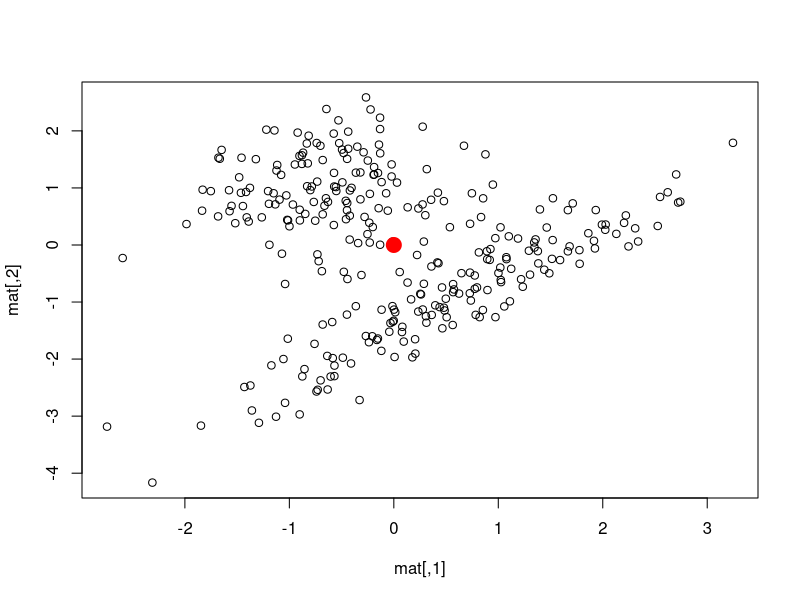
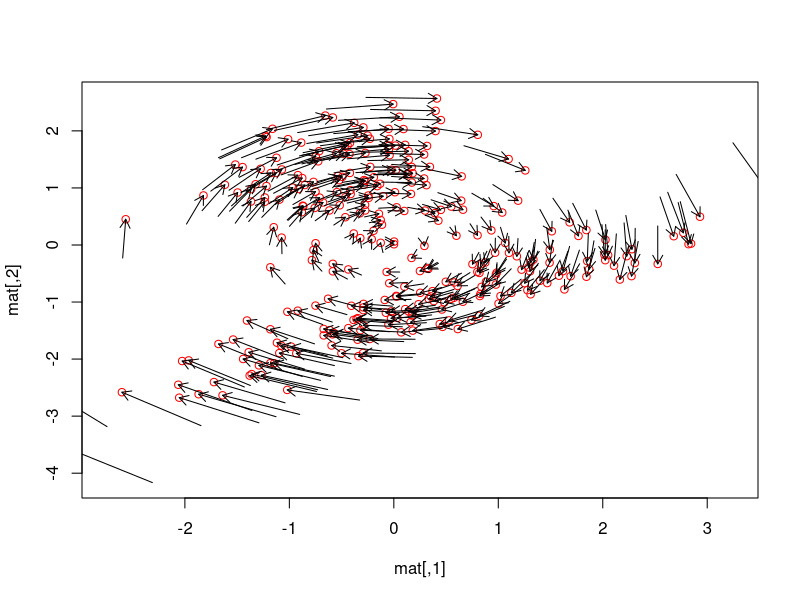
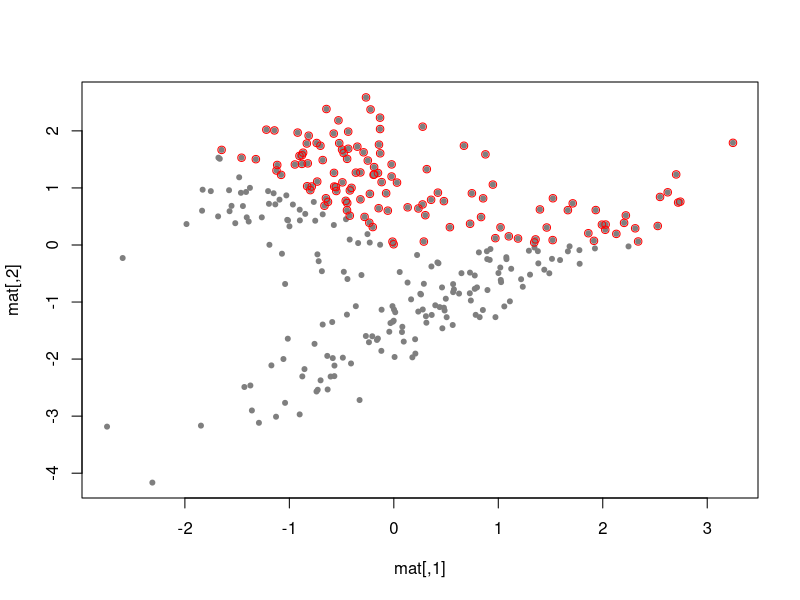
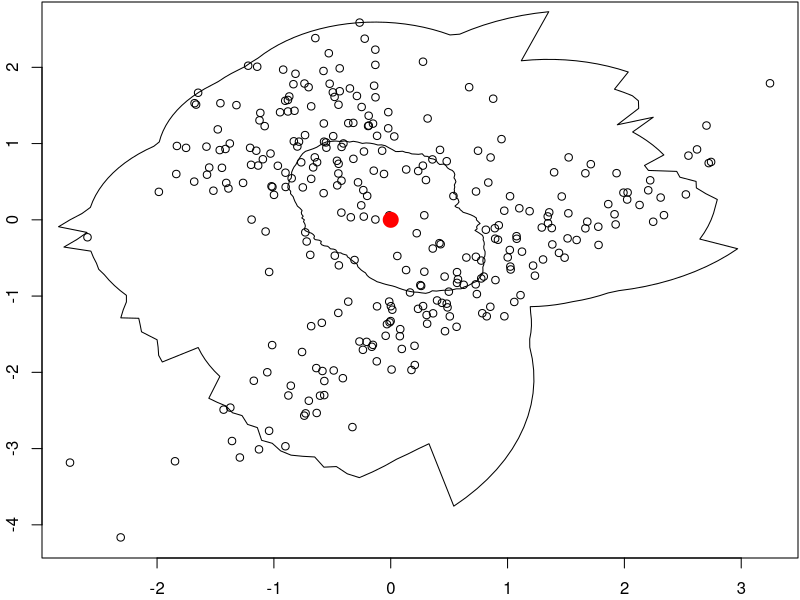
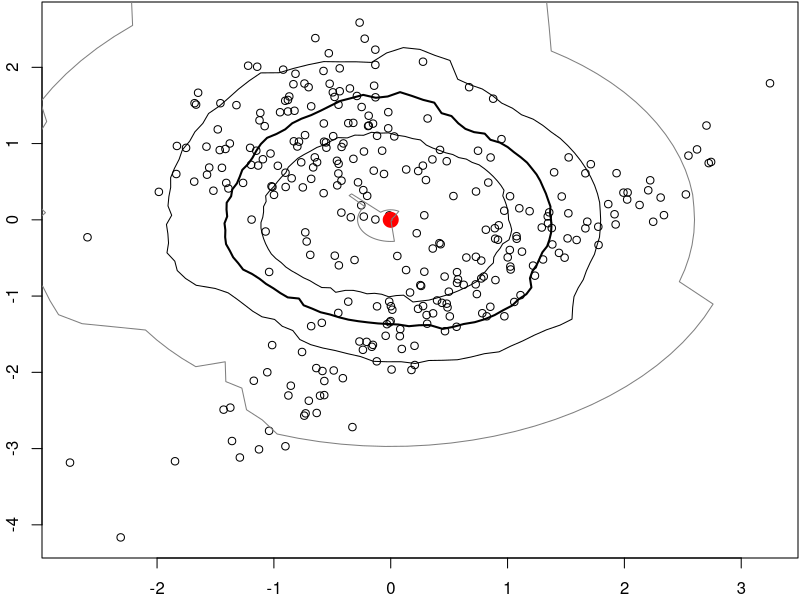

Write R code to recreate these figures, in order.
library(MASS)
# Generate mixture of 2 correlated normals
set.seed(141079)

mat <- rbind(
  mvrnorm(150, c(1, 1), matrix(c(1, 0.9, 0.9, 1), nrow = 2, byrow = T)),
  mvrnorm(150, c(0, 3), matrix(c(0.5, 0, 0, 0.5), nrow = 2, byrow = T))
)

mat <- scale(mat, scale = F)

plot(mat)
points(0, 0, col = "red", cex = 3, pch = 20)

proj <- function(data, theta) {
  pmat <- matrix(c(cos(theta), -sin(theta), 
           sin(theta), cos(theta)), byrow = T, nrow = 2)
  data %*% pmat
}

section <- function(data, theta, width = pi / 12, rotate = T) {
  data_angle <- atan2(data[, 2], data[, 1])
  
  distance <- atan2(sin(data_angle - theta), cos(data_angle - theta))
  in_range <- data[distance > (width / 2), , drop = FALSE]
  
  if (!rotate) return(in_range)
  
  sqrt(rowSums(in_range ^ 2))
}


# Clockwise bivariate bag plot -----------------------------------------------
plot(mat, type = "n")
pmat <- proj(mat, pi / 12) 
points(pmat, col = "red")
arrows(mat[, 1], mat[, 2], pmat[, 1], pmat[, 2], length = 0.1)


# Only need to go to pi because have upper and lower fourths
angles <- seq(0, pi, length = 100) 
projs <- lapply(angles, proj, data = mat)

stats <- data.frame(
  angle = angles,
  t(sapply(projs, function(x) boxplot.stats(x[, 1])$stats))
)

pdf("images/2d-clockwise.pdf", width = 4, height = 4)
par(mar = c(2.1, 2.1, .1, .1))
plot(mat, xlab = "", ylab = "")
points(0, 0, col = "red", cex = 3, pch = 20)

x <- c(stats$X2, stats$X4) * cos(stats$angle)
y <- c(stats$X2, stats$X4) * sin(stats$angle)
lines(x, y)
# ch <- chull(x, y)
# lines(x[ch], y[ch])

x <- c(stats$X1, stats$X5) * cos(stats$angle)
y <- c(stats$X1, stats$X5) * sin(stats$angle)
lines(x, y)
# ch <- chull(x, y)
# ch <- c(ch, ch[1])
# lines(x[ch], y[ch])
dev.off()

# Rotational boxplot ---------------------------------------------------------
plot(mat, pch = 20, col = "grey50")
pmat <- section(mat, -1 * pi / 4, pi / 2, rotate = F) 
points(pmat, col = "red")

pmat2 <- section(mat, pi / 4, pi / 3, rotate = T) 
# segments(pmat[, 1], pmat[, 2], pmat2[, 1], 0)

angles <- seq(0, 2 * pi, length = 100) 
slices <- lapply(angles, section, data = mat, width = pi / 2, rotate = T)
stats <- data.frame(
  angle = angles,
  t(sapply(slices, function(x) boxplot.stats(x)$stats))
)

pdf("images/2d-rotational.pdf", width = 4, height = 4)
par(mar = c(2.1, 2.1, .1, .1))
plot(mat, xlab = "", ylab = "")
points(0, 0, col = "red", cex = 3, pch = 20)

x <- stats$X1 * cos(stats$angle)
y <- stats$X1 * sin(stats$angle)
lines(x, y, col = "grey50")

x <- stats$X2 * cos(stats$angle)
y <- stats$X2 * sin(stats$angle)
lines(x, y)

x <- stats$X3 * cos(stats$angle)
y <- stats$X3 * sin(stats$angle)
lines(x, y, lwd = 2)

x <- stats$X4 * cos(stats$angle)
y <- stats$X4 * sin(stats$angle)
lines(x, y)

x <- stats$X5 * cos(stats$angle)
y <- stats$X5 * sin(stats$angle)
lines(x, y, col = "grey50")

dev.off()
